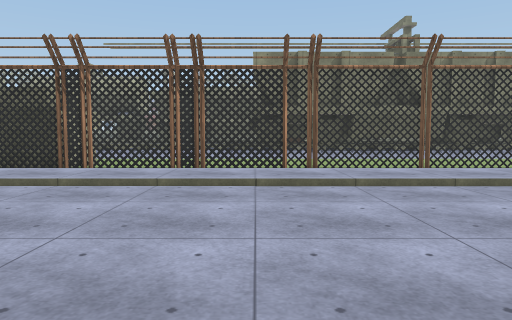
view 1 (above)

24 first-person views from a walk through a Unity game level. The camera is 1.3 m above the floor, tilts 4° down and sees 70° across. The floor is counted in squares, 2 m on a side. Each view is taken from the middle of a square. On the plan, view 1 faces up. The plan holds only what a view shows up to about 11 squares ahead; the rest is blank. The place goes on beyond the plan. Some surface patterns are stand-ins.

view 2
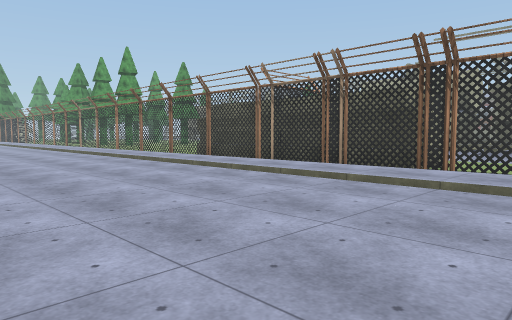

view 3
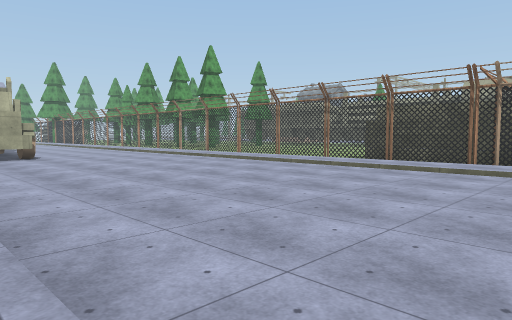

view 4
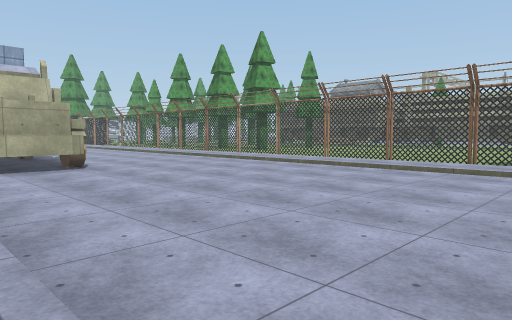

view 5
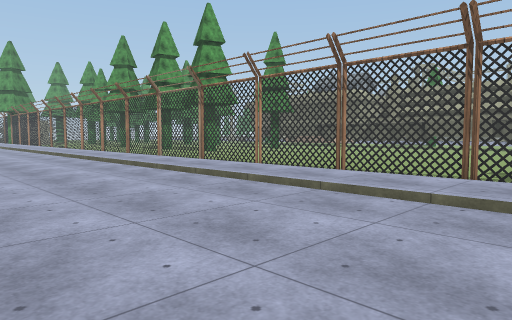

view 6
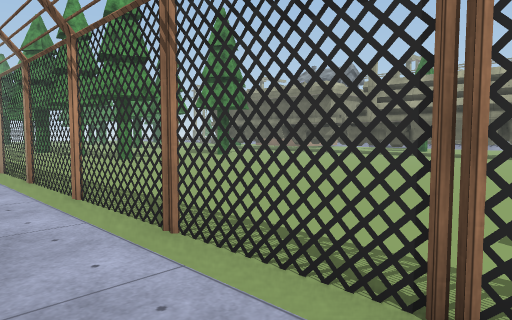

view 7
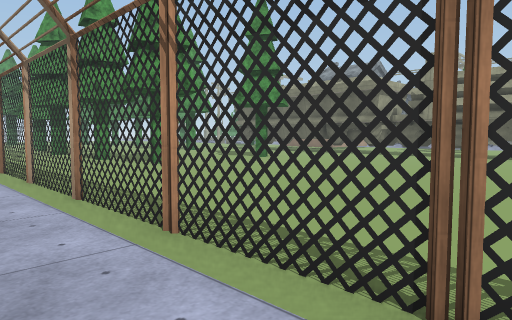

view 8
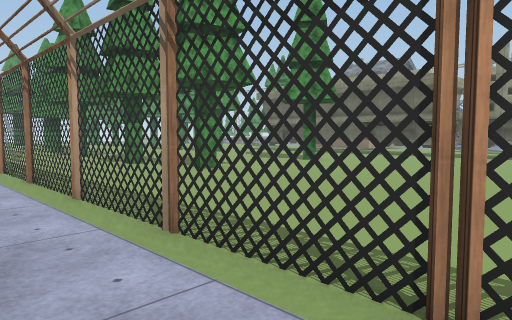

view 9
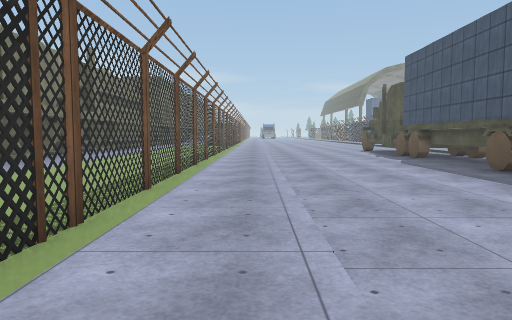

view 10
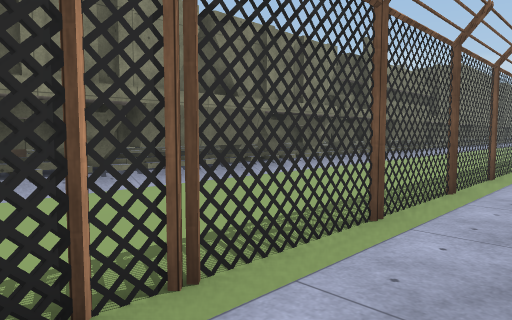

view 11
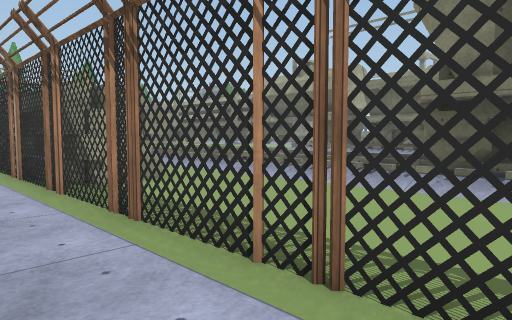

view 12
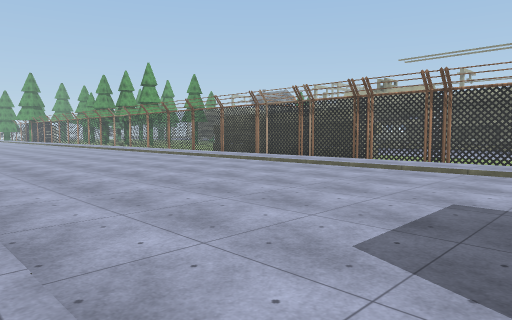

view 13
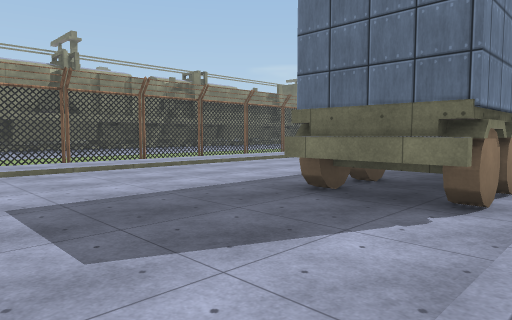

view 14
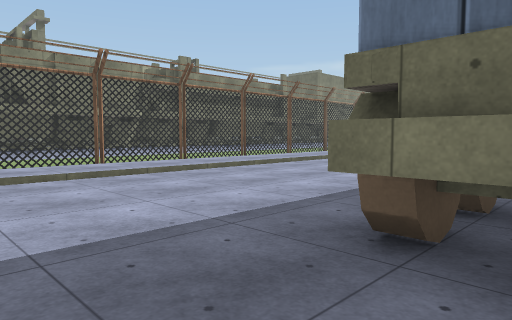

view 15
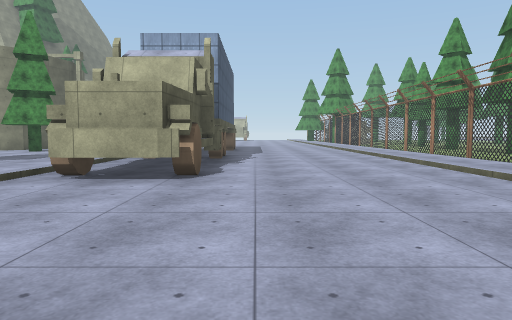

view 16
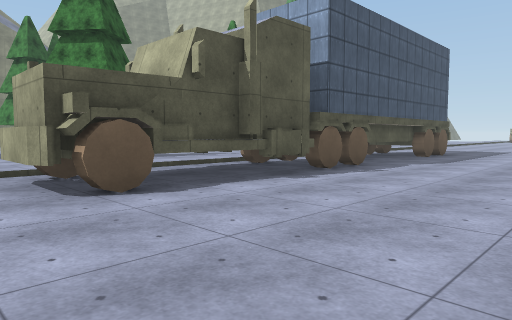

view 17
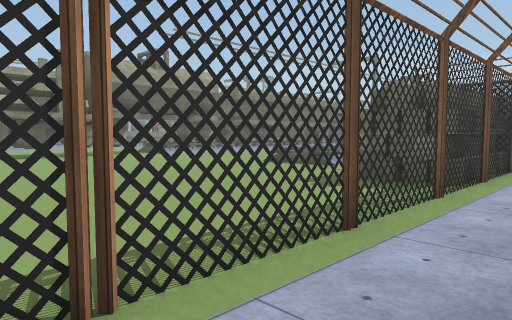

view 18
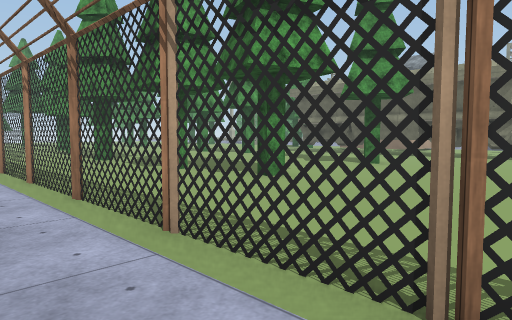

view 19
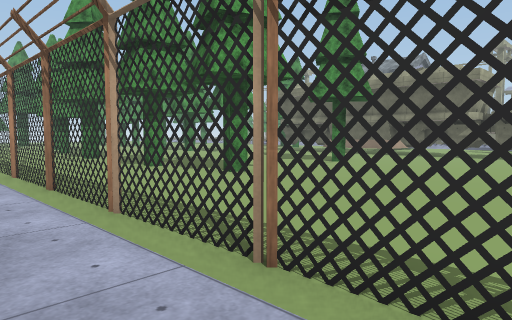

view 20
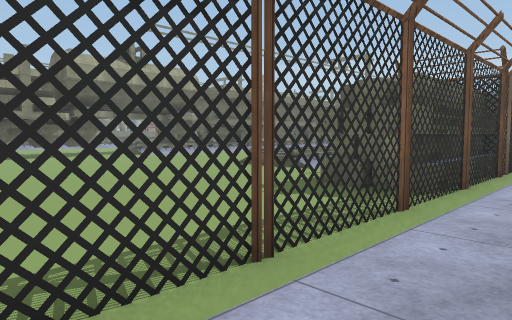

view 21
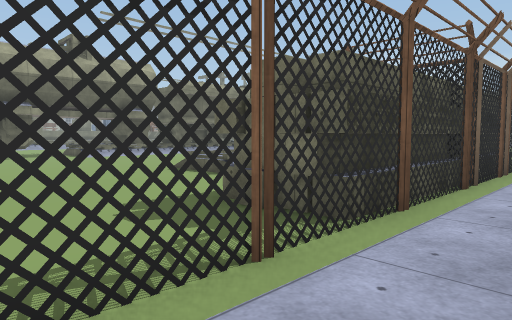

view 22
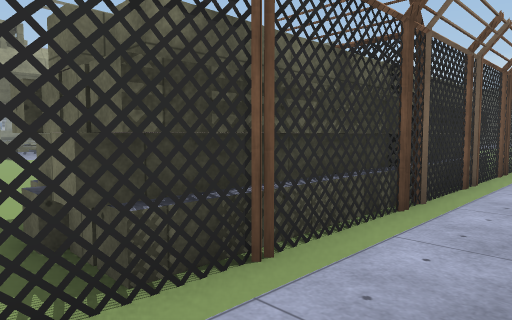

view 23
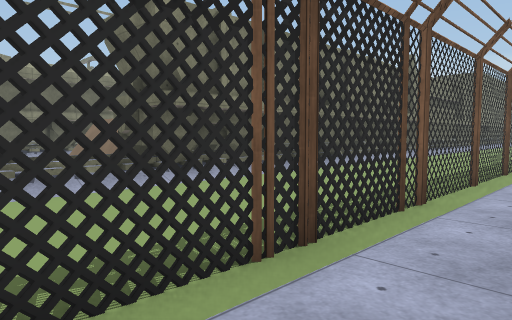

view 24
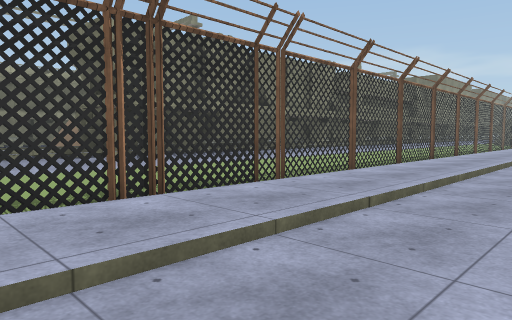

### Floor plan
Key: @ floor where view 1 was taken; # wall or solid block; . main floor; : floor 0.25 m higher than the main floor; / step, stairs or slope; = window, fence, low wall or low ledge; F fence; W wheel; T tree; O other object.
Columns run from 23 left of view 1 to 9 right of it. Each row starts with its distance up from view 1.
 18    ###########        ##
 17    ............
 16   .............
 15  ...............       OO
 14 .T..............       OOO
 13 ................       OOO##//#
 12 ...............////////#O######
 11 .............../      /##########
 10 .T.............////////########/#
  9 ...............   ...............
  8 .............## F  #.............
  7 FF.F.F.F.F.F.F=FFFFFFFFF.F.F.F.FF
  6 /////////////////////////////////
  5 :::::::::::::::::::::::::::::::::
  4 .................................
  3 .................................
  2 .................................
  1 .................................
  0 WW###W#................@...WW###
 -1   #####....................#
 -2 OW## W#....................WW
 -3  ::::::    ::::::::   ::::

Positions as (right, up) in squares from view 1, and headings:
1: (0, 0), facing up
2: (-1, 0), facing up-left
3: (-5, -3), facing up-left
4: (-9, -3), facing up-left
5: (-10, 1), facing up-left
6: (-11, 5), facing up-left
7: (-13, 5), facing up-left
8: (-15, 5), facing up-left
9: (-2, 5), facing right
10: (0, 5), facing up-right
11: (2, 5), facing up-left
12: (2, -3), facing up-left
13: (0, -3), facing up-right
14: (2, -1), facing up-right
15: (-12, 1), facing left
16: (-16, 4), facing down-left
17: (-16, 5), facing up-right
18: (-17, 5), facing up-left
19: (-16, 5), facing up-left
20: (-15, 5), facing up-right
21: (-13, 5), facing up-right
22: (-11, 5), facing up-right
23: (-3, 5), facing up-right
24: (-3, 3), facing up-right
